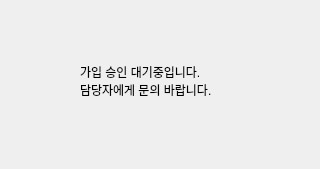
<?xml version="1.0" encoding="UTF-8"?>
<ui version="4.0">
 <class>Form</class>
 <widget class="QWidget" name="Form">
  <property name="geometry">
   <rect>
    <x>0</x>
    <y>0</y>
    <width>320</width>
    <height>169</height>
   </rect>
  </property>
  <property name="windowTitle">
   <string>Form</string>
  </property>
  <widget class="QLabel" name="label">
   <property name="geometry">
    <rect>
     <x>80</x>
     <y>50</y>
     <width>161</width>
     <height>61</height>
    </rect>
   </property>
   <property name="text">
    <string>가입 승인 대기중입니다.
담당자에게 문의 바랍니다.</string>
   </property>
  </widget>
 </widget>
 <resources/>
 <connections/>
</ui>
